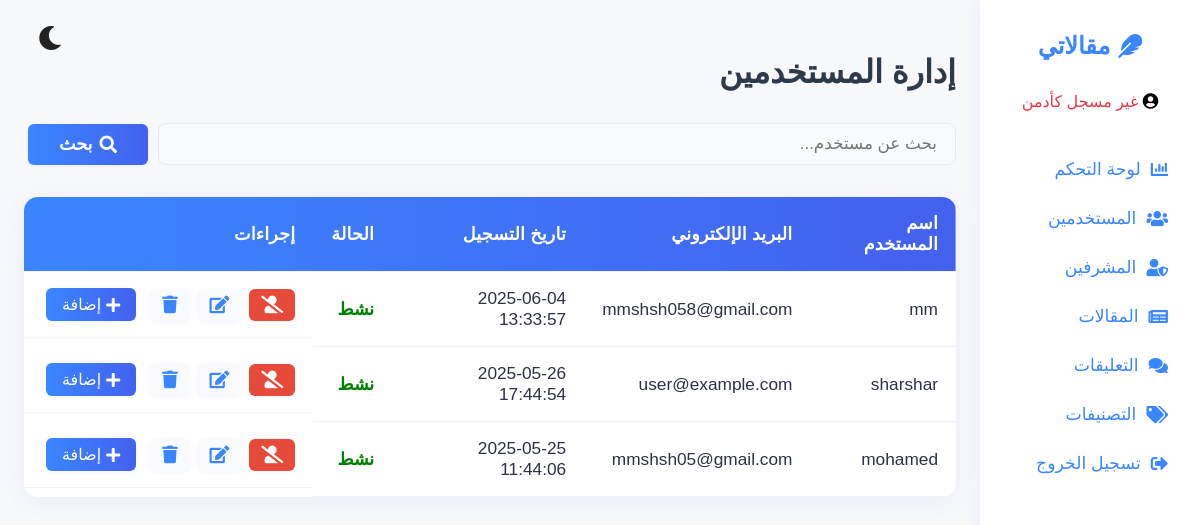
The page /admin/users.php on the database as committed earlier.
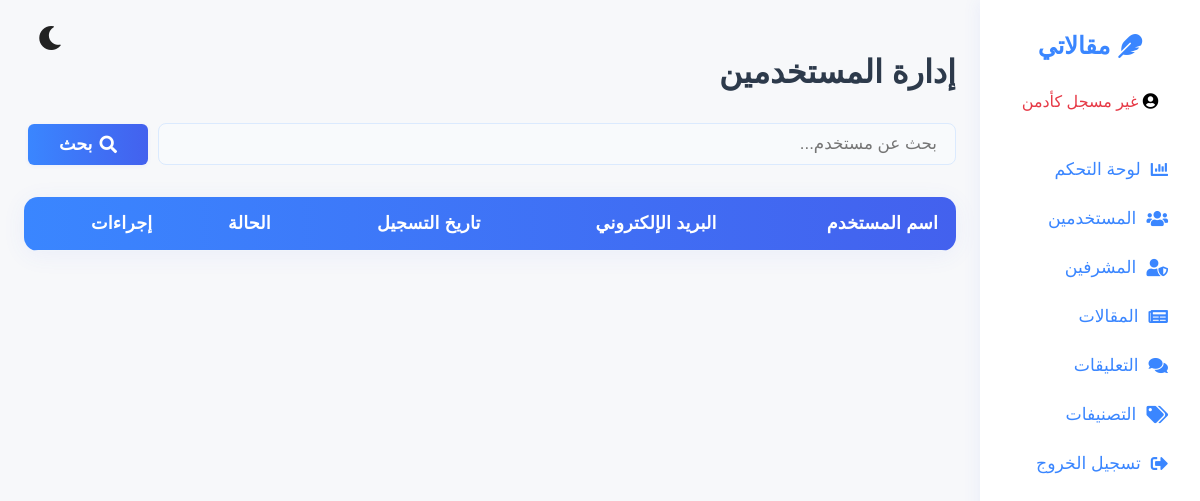
The same page on the database as committed later.
### tables this page shows
CREATE TABLE `users` (
  `id` int NOT NULL,
  `username` varchar(50) NOT NULL,
  `email` varchar(100) NOT NULL,
  `password` varchar(255) NOT NULL,
  `created_at` timestamp NOT NULL DEFAULT CURRENT_TIMESTAMP,
  `updated_at` datetime DEFAULT CURRENT_TIMESTAMP ON UPDATE CURRENT_TIMESTAMP,
  `is_active` tinyint(1) DEFAULT '1',
  `reset_token` varchar(100) DEFAULT NULL,
  `reset_expires` datetime DEFAULT NULL
);

### admin/users.php (the view, shortened to what this page needs)
<?php
require_once '../db.php';
$users = $pdo->query("SELECT * FROM users ORDER BY created_at DESC")->fetchAll(PDO::FETCH_ASSOC);
?>
<!DOCTYPE html>
<html lang="ar">
<head>
    <link rel="stylesheet" href="https://cdnjs.cloudflare.com/ajax/libs/font-awesome/5.15.1/css/all.min.css">
    <link rel="stylesheet" href="https://cdnjs.cloudflare.com/ajax/libs/animate.css/4.1.1/animate.min.css">
</head>
<body>
<?php include 'sidebar.php'; ?>
<button id="themeToggle" aria-label="تبديل الوضع" style="position:absolute;left:2rem;top:1.5rem;background:none;border:none;cursor:pointer;font-size:1.5rem;z-index:10;"><i class="fa fa-moon" style="color:#222;"></i></button>
<main class="main-content">
    <h1 class="dashboard-title animate__animated animate__fadeInDown">إدارة المستخدمين</h1>
    <div style="display:flex;gap:10px;align-items:center;margin-bottom:18px;">
        <input type="text" id="searchUser" placeholder="بحث عن مستخدم..." class="search-input">
        <button type="button" id="searchUserBtn" class="action-btn" style="background:linear-gradient(90deg,#3a86ff 0%,#4361ee 100%);color:#fff;font-weight:bold;padding:10px 24px;min-width:120px;display:flex;align-items:center;gap:7px;"><i class="fa fa-search"></i> بحث</button>
    </div>
    <table class="data-table users-table">
        <thead>
            <tr>
                <th>اسم المستخدم</th>
                <th>البريد الإلكتروني</th>
                <th>تاريخ التسجيل</th>
                <th>الحالة</th>
                <th>إجراءات</th>
            </tr>
        </thead>
        <tbody id="usersTable">
            <?php foreach($users as $user): ?>
            <tr>
                <td><?= htmlspecialchars($user['username']) ?></td>
                <td><?= htmlspecialchars($user['email']) ?></td>
                <td><?= htmlspecialchars($user['created_at']) ?></td>
                <td>
                    <?php if ($user['is_active']): ?>
                        <span style="color:green;font-weight:bold;">نشط</span>
                    <?php else: ?>
                        <span style="color:red;font-weight:bold;">موقوف</span>
                    <?php endif; ?>
                </td>
                <td style="display:flex;gap:4px;align-items:center;">
                    <form method="post" style="display:inline;">
                        <button type="submit" class="action-btn" style="background:<?= $user['is_active'] ? '#e74a3b' : '#36b9cc' ?>;color:#fff;" title="<?= $user['is_active'] ? 'إيقاف' : 'تفعيل' ?> المستخدم">
                            <i class="fa <?= $user['is_active'] ? 'fa-user-slash' : 'fa-user-check' ?>"></i>
                        </button>
                    </form>
                    <button class="action-btn edit-btn" onclick="openEditUserModal(<?= $user['id'] ?>, '<?= htmlspecialchars(addslashes($user['username'])) ?>', '<?= htmlspecialchars(addslashes($user['email'])) ?>', <?= $user['is_active'] ?>)"><i class="fa fa-edit"></i></button>
                    <button class="action-btn delete-btn" onclick="openDeleteUserModal(<?= $user['id'] ?>, '<?= htmlspecialchars(addslashes($user['username'])) ?>')"><i class="fa fa-trash"></i></button>
                    <button class="action-btn add-btn" style="background:linear-gradient(90deg,#3a86ff 0%,#4361ee 100%);color:#fff;padding:7px 16px;font-size:1rem;margin-right:6px;display:inline-flex;align-items:center;gap:5px;" title="إضافة مستخدم جديد" onclick="document.querySelector('.add-user-modal').classList.add('active')">
                        <i class="fa fa-plus"></i> إضافة
                    </button>
                </td>
            </tr>
            <?php endforeach; ?>
        </tbody>
    </table>
</main>
</body>
</html>

Rows that differ between the two databases and show on the page:
removed users: username "mm", email "mmshsh058@gmail.com", created_at "2025-06-04 13:33:57", is_active "نشط"
removed users: username "sharshar", email "user@example.com", created_at "2025-05-26 17:44:54", is_active "نشط"
removed users: username "mohamed", email "mmshsh05@gmail.com", created_at "2025-05-25 11:44:06", is_active "نشط"
